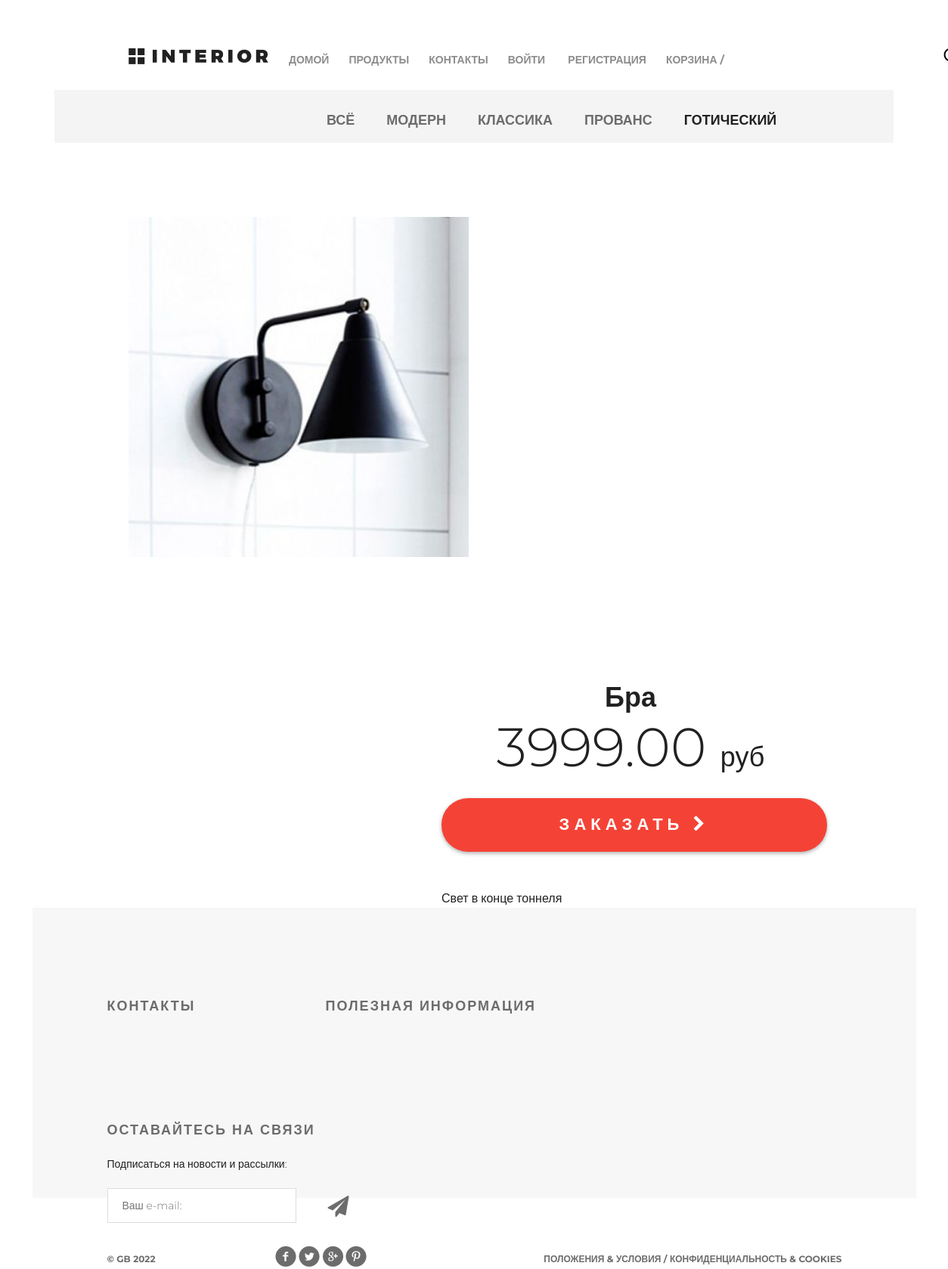
The app's page /products/product/6/ with its own data.
### mainapp/models.py (models this page shows, shortened)
class ProductCategory(models.Model):
    name = models.CharField(verbose_name='имя', max_length=64, unique=True, blank=True)
    description = models.TextField(verbose_name='описание', blank=True, max_length=128)
    is_active = models.BooleanField(verbose_name='активна', db_index=True, default=True)

class Product(models.Model):
    name = models.CharField(verbose_name='имя', max_length=128, unique=True)
    description = models.TextField(verbose_name='описание', blank=True)
    category = models.ForeignKey(ProductCategory, on_delete=models.SET_NULL, null=True, blank=True)
    short_description = models.CharField(verbose_name='короткое описание', max_length=64)
    price = models.DecimalField(verbose_name='цена', max_digits=8, decimal_places=2, default=0)
    price_with_discount = models.DecimalField(verbose_name='цена со скидкой', max_digits=8, decimal_places=2, default=0)
    quantity = models.PositiveIntegerField(verbose_name='количество на складе', default=0)
    image = models.ImageField(upload_to='products_images', blank=True)
    is_active = models.BooleanField(verbose_name='активна', db_index=True, default=True)

### mainapp/views.py (the view)
# urls.py: path('product/<int:pk>/', views.product, name='product'),
def product(request, pk):
    title = 'продукты'
    product = get_product(pk)
    links_menu = get_links_menu()
    content = {
        'title': title,
        'links_menu': links_menu,
        'product': product,
        'menu_links': MENU_LINKS,
        'class_name': 'hero-white',
        'selected_category': product.category,
    }
    return render(request, 'mainapp/product.html', content)

### mainapp/context_processors.py (called while the page is built)
def cart(request):
    print(f'context processor cart works')
    cart = []
    if request.user.is_authenticated:
        cart = Cart.objects.filter(user=request.user).select_related()
    return {
        'cart': cart,
        'cart_items': cart,
        }

### mainapp/views.py (called while the page is built)
def get_links_menu():
    if settings.LOW_CACHE:
        key = 'links_menu'
        links_menu = cache.get(key)
        if links_menu is None:
            links_menu = ProductCategory.objects.filter(is_active=True)
            cache.set(key, links_menu)
        return links_menu
    else:
        return ProductCategory.objects.filter(is_active=True)

def get_product(pk):
    if settings.LOW_CACHE:
        key = f'product_{pk}'
        product = cache.get(key)
        if product is None:
            product = get_object_or_404(Product, pk=pk)
            cache.set(key, product)
        return product
    else:
        return get_object_or_404(Product, pk=pk)

### mainapp/templates/mainapp/product.html
{% extends 'mainapp/base.html' %}
{% load static %}
{% block 'content' %}
<div class="details">
    <div class="links clearfix">
        <ul class="links-menu">
            <li><a href="{% url 'products:category' 0 %}">всё</a>
            </li>
            {% for category in links_menu %}
            <li><a href="{% url 'products:category' category.id %}"
            class="{% if category.name == selected_category.name %} active {% endif %}">{{category.name}}</a>
            </li>
            {% endfor %}
        </ul>
    </div>
    <div class="details-products">
        <div class="details-slider">
            <div class="slider-product">
                <img src="/media/{{ product.image }}"
                     alt="{{ product.short_desc }}" style="width:450px;height:450px;">
            </div>
        </div>
        <div class="description">
            <h3 class="big-bold">{{ product.name }}</h3>
            <br>
            <p class="price"> {{ product.price }} <span>руб</span></p>
            <a href="{% url 'cart:add' product.pk %}" class="red-button">
                заказать
                <i class="fa fa-chevron-right" aria-hidden="true"></i>
            </a>
            <div class="description-text">
                {{ product.description }}
            </div>
        </div>
    </div>
</div>
<div class="clr"></div>
{% endblock %}

### static/style.css (style rules this page uses)
* { margin: 0; padding: 0; }
body { font-family: 'Montserrat', sans-serif; }
html, body { height: 100%; }
.clr { height: 384px; }
.clearfix:after { content: ""; display: block; clear: both; }
.big-bold { color: #212121; font-size: 36px; font-weight: 700; text-align: left; margin-bottom: 24px; line-height: 36px; }
.links { height: 70px; background-color: #f4f4f4; position: relative; padding-left: 360px; }
.links-menu { margin: 27px auto 0px; position: absolute; }
.links-menu li { float: left; list-style-type: none; padding-right: 42px; }
.links-menu li a { text-decoration: none; color: #6c6c6c; font-size: 18px; font-weight: 700; text-transform: uppercase; }
.links-menu .active { color: #212121; font-size: 18px; font-weight: 700; }
.details-products { padding-left: 98px; padding-right: 98px; margin-top: 98px; height: 651px; }
.details-slider { width: 570px; float: left; margin-right: 30px; }
.slider-product { width: 570px; height: 570px; }
.description { width: 535px; float: right; padding-left: 35px }
.description .big-bold { color: #212121; font-size: 36px; font-weight: 700; text-align: center; margin-top: 47px; margin-bottom: 0px; }
.description .price { color: #212121; font-size: 72px; font-weight: 300; line-height: 48px; text-align: center; }
.description .price span { color: #212121; font-size: 36px; font-weight: 300; line-height: 48px; text-align: center; }
.red-button { display: block; height: 71px; width: 510px; border-radius: 35px; background-color: #f44336; text-align: center; text-transform: uppercase; text-decoration: none; color: #ffffff; font-size: 22px; font-weight: 700; line-height: 24px; box-shadow: 0px 2px 4.85px 0.15px rgba(33, 33, 33, 0.35); line-height: 70px; letter-spacing: 6px; margin-top: 31px; }
.description-text { margin-top: 50px; color: #212121; font-size: 16px; font-weight: 300; line-height: 24px; text-align: left; }

### records on screen
ProductCategory: name "МОДЕРН"
ProductCategory: name "КЛАССИКА"
ProductCategory: name "ПРОВАНС"
ProductCategory: name "ГОТИЧЕСКИЙ"
Product: image (picture), name "Бра", price "3999.00", description "Свет в конце тоннеля"

### other values on screen
{{ link.name }} "ДОМОЙ" "ПРОДУКТЫ" "КОНТАКТЫ"
